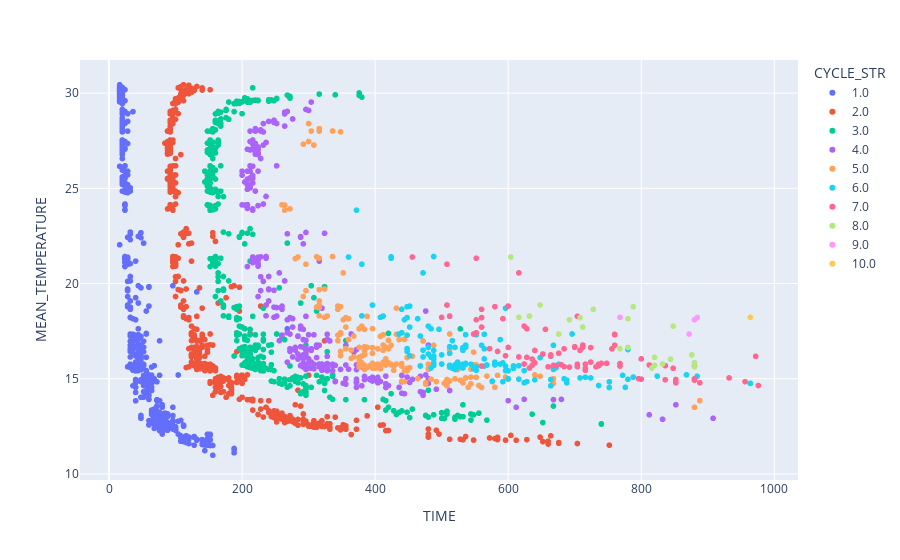

Here is the notebook cell this chart was saved with:
### Code cell
px.scatter(troughs_row_2, x="TIME", y="MEAN_TEMPERATURE", color="CYCLE_STR",
           hover_data=["POSITION_STR"])

### Figure 1 — Plotly figure (JSON) as saved in the notebook; plotly's stock layout.template omitted (floating-point values rounded to 4 significant figures; data arrays with more than 128 entries replaced by an {"elided": "..."} marker saying what was removed)
{"data": [{"customdata": {"elided": "546x1 str values"}, "hovertemplate": "CYCLE_STR=1.0<br>TIME=%{x}<br>MEAN_TEMPERATURE=%{y}<br>POSITION_STR=%{customdata[0]}<extra></extra>", "legendgroup": "1.0", "marker": {"color": "#636efa", "symbol": "circle"}, "mode": "markers", "name": "1.0", "showlegend": true, "type": "scattergl", "x": {"elided": "546 int values"}, "xaxis": "x", "y": {"elided": "546 float values"}, "yaxis": "y"}, {"customdata": {"elided": "557x1 str values"}, "hovertemplate": "CYCLE_STR=2.0<br>TIME=%{x}<br>MEAN_TEMPERATURE=%{y}<br>POSITION_STR=%{customdata[0]}<extra></extra>", "legendgroup": "2.0", "marker": {"color": "#EF553B", "symbol": "circle"}, "mode": "markers", "name": "2.0", "showlegend": true, "type": "scattergl", "x": {"elided": "557 int values"}, "xaxis": "x", "y": {"elided": "557 float values"}, "yaxis": "y"}, {"customdata": {"elided": "392x1 str values"}, "hovertemplate": "CYCLE_STR=3.0<br>TIME=%{x}<br>MEAN_TEMPERATURE=%{y}<br>POSITION_STR=%{customdata[0]}<extra></extra>", "legendgroup": "3.0", "marker": {"color": "#00cc96", "symbol": "circle"}, "mode": "markers", "name": "3.0", "showlegend": true, "type": "scattergl", "x": {"elided": "392 int values"}, "xaxis": "x", "y": {"elided": "392 float values"}, "yaxis": "y"}, {"customdata": {"elided": "284x1 str values"}, "hovertemplate": "CYCLE_STR=4.0<br>TIME=%{x}<br>MEAN_TEMPERATURE=%{y}<br>POSITION_STR=%{customdata[0]}<extra></extra>", "legendgroup": "4.0", "marker": {"color": "#ab63fa", "symbol": "circle"}, "mode": "markers", "name": "4.0", "showlegend": true, "type": "scattergl", "x": {"elided": "284 int values"}, "xaxis": "x", "y": {"elided": "284 float values"}, "yaxis": "y"}, {"customdata": {"elided": "177x1 str values"}, "hovertemplate": "CYCLE_STR=5.0<br>TIME=%{x}<br>MEAN_TEMPERATURE=%{y}<br>POSITION_STR=%{customdata[0]}<extra></extra>", "legendgroup": "5.0", "marker": {"color": "#FFA15A", "symbol": "circle"}, "mode": "markers", "name": "5.0", "showlegend": true, "type": "scattergl", "x": {"elided": "177 int values"}, "xaxis": "x", "y": {"elided": "177 float values"}, "yaxis": "y"}, {"customdata": {"elided": "133x1 str values"}, "hovertemplate": "CYCLE_STR=6.0<br>TIME=%{x}<br>MEAN_TEMPERATURE=%{y}<br>POSITION_STR=%{customdata[0]}<extra></extra>", "legendgroup": "6.0", "marker": {"color": "#19d3f3", "symbol": "circle"}, "mode": "markers", "name": "6.0", "showlegend": true, "type": "scattergl", "x": {"elided": "133 int values"}, "xaxis": "x", "y": {"elided": "133 float values"}, "yaxis": "y"}, {"customdata": [["21"], ["21"], ["21"], ["21"], ["22"], ["22"], ["22"], ["22"], ["23"], ["23"], ["23"], ["23"], ["23"], ["23"], ["23"], ["23"], ["23"], ["23"], ["23"], ["23"], ["23"], ["23"], ["24"], ["24"], ["24"], ["24"], ["24"], ["24"], ["24"], ["24"], ["24"], ["24"], ["24"], ["24"], ["24"], ["24"], ["24"], ["24"], ["24"], ["24"], ["24"], ["24"], ["24"], ["24"], ["24"], ["24"], ["24"], ["24"], ["24"], ["24"], ["24"], ["24"], ["24"], ["24"], ["24"], ["24"], ["24"], ["24"], ["24"], ["24"], ["24"], ["24"], ["24"], ["24"], ["24"], ["24"], ["24"], ["24"], ["24"], ["24"], ["24"], ["24"], ["24"], ["24"], ["25"], ["25"], ["25"], ["25"], ["25"], ["25"], ["25"], ["25"], ["25"], ["25"], ["25"], ["25"]], "hovertemplate": "CYCLE_STR=7.0<br>TIME=%{x}<br>MEAN_TEMPERATURE=%{y}<br>POSITION_STR=%{customdata[0]}<extra></extra>", "legendgroup": "7.0", "marker": {"color": "#FF6692", "symbol": "circle"}, "mode": "markers", "name": "7.0", "showlegend": true, "type": "scattergl", "x": [456, 552, 508, 616, 560, 580, 508, 600, 624, 760, 560, 628, 552, 592, 548, 760, 704, 500, 656, 552, 512, 560, 756, 800, 664, 624, 740, 836, 972, 700, 684, 640, 680, 560, 760, 736, 636, 880, 704, 572, 700, 716, 672, 628, 660, 848, 716, 768, 668, 736, 704, 708, 692, 684, 584, 812, 724, 664, 632, 636, 732, 748, 716, 676, 768, 600, 668, 712, 596, 640, 724, 616, 652, 712, 852, 956, 880, 800, 852, 796, 880, 976, 932, 836, 852, 888], "xaxis": "x", "y": [21.4, 21.33, 21.02, 20.56, 18.65, 18.79, 18.87, 18.82, 17.76, 17.31, 18.21, 17.62, 18.1, 18.15, 17.35, 17.34, 18.28, 18.23, 17.6, 17.41, 18.29, 17.72, 16.57, 16.05, 16.19, 15.77, 15.81, 15.69, 16.18, 16.68, 15.64, 15.84, 15.73, 15.67, 16.76, 15.68, 16.03, 15.67, 15.63, 16.58, 16.65, 15.77, 15.68, 16.12, 15.63, 15.55, 15.44, 15.67, 15.7, 15.76, 15.77, 16.49, 15.61, 16.57, 16.43, 15.72, 16.64, 16.25, 15.57, 15.71, 15.63, 15.81, 15.55, 16.33, 15.8, 16.65, 15.7, 16.66, 16.21, 16.49, 15.88, 16.14, 16.3, 16.77, 14.85, 14.85, 15.0, 14.98, 14.96, 15.0, 14.93, 14.65, 15.04, 14.95, 14.79, 14.79], "yaxis": "y"}, {"customdata": [["21"], ["22"], ["22"], ["22"], ["23"], ["23"], ["23"], ["23"], ["23"], ["23"], ["23"], ["23"], ["24"], ["24"], ["24"], ["24"], ["24"], ["24"], ["24"], ["24"], ["24"], ["24"]], "hovertemplate": "CYCLE_STR=8.0<br>TIME=%{x}<br>MEAN_TEMPERATURE=%{y}<br>POSITION_STR=%{customdata[0]}<extra></extra>", "legendgroup": "8.0", "marker": {"color": "#B6E880", "symbol": "circle"}, "mode": "markers", "name": "8.0", "showlegend": true, "type": "scattergl", "x": [604, 728, 788, 648, 848, 708, 692, 780, 676, 616, 632, 712, 832, 880, 844, 768, 820, 880, 876, 816, 820, 780], "xaxis": "x", "y": [21.4, 18.65, 18.79, 18.87, 17.76, 18.21, 18.1, 18.15, 17.35, 18.23, 18.29, 17.72, 15.77, 15.84, 16.03, 16.58, 16.12, 15.63, 16.25, 15.57, 15.71, 16.65], "yaxis": "y"}, {"customdata": [["23"], ["23"], ["23"], ["23"]], "hovertemplate": "CYCLE_STR=9.0<br>TIME=%{x}<br>MEAN_TEMPERATURE=%{y}<br>POSITION_STR=%{customdata[0]}<extra></extra>", "legendgroup": "9.0", "marker": {"color": "#FF97FF", "symbol": "circle"}, "mode": "markers", "name": "9.0", "showlegend": true, "type": "scattergl", "x": [884, 880, 872, 768], "xaxis": "x", "y": [18.21, 18.1, 17.35, 18.23], "yaxis": "y"}, {"customdata": [["23"]], "hovertemplate": "CYCLE_STR=10.0<br>TIME=%{x}<br>MEAN_TEMPERATURE=%{y}<br>POSITION_STR=%{customdata[0]}<extra></extra>", "legendgroup": "10.0", "marker": {"color": "#FECB52", "symbol": "circle"}, "mode": "markers", "name": "10.0", "showlegend": true, "type": "scattergl", "x": [964], "xaxis": "x", "y": [18.23], "yaxis": "y"}], "layout": {"legend": {"title": {"text": "CYCLE_STR"}, "tracegroupgap": 0}, "margin": {"t": 60}, "xaxis": {"anchor": "y", "domain": [0, 1], "title": {"text": "TIME"}}, "yaxis": {"anchor": "x", "domain": [0, 1], "title": {"text": "MEAN_TEMPERATURE"}}}}
